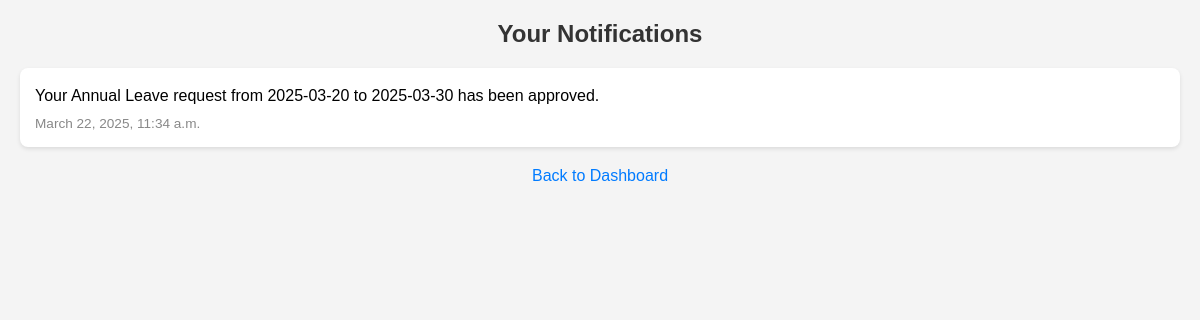
Page /notifications/ (signed in) on the committed database.
### myapp/models.py (models this page shows, shortened)
class Notification(models.Model):
    employee = models.ForeignKey(Employee, on_delete=models.CASCADE)
    message = models.CharField(max_length=255)
    created_at = models.DateTimeField(auto_now_add=True)
    is_read = models.BooleanField(default=False)

### myapp/views.py (the view)
# urls.py: path('notifications/', notifications, name='notifications'),
@login_required
def notifications(request):
    notifications = Notification.objects.filter(employee=request.user).order_by('-created_at')
    unread = notifications.filter(is_read=False)
    unread.update(is_read=True)
    return render(request, 'employees/notifications.html', {'notifications': notifications})

### myapp/templates/employees/notifications.html (shortened to what this page needs)
{% load static %}
<!DOCTYPE html>
<html lang="en">
<head>
</head>
<body>
    <h2>Your Notifications</h2>
    {% if notifications %}
        <ul class="notifications-list">
            {% for notification in notifications %}
            <li class="{% if not notification.is_read %}unread{% endif %}">
                <p>{{ notification.message }}</p>
                <small>{{ notification.created_at }}</small>
            </li>
            {% endfor %}
        </ul>
    {% else %}
        <p>No notifications.</p>
    {% endif %}
    <a href="{% url 'dashboard' %}">Back to Dashboard</a>
</body>
</html>

### myapp/templates/employees/notifications.html (style rules this page uses)
body { font-family: sans-serif; margin: 20px; background-color: #f4f4f4; }
h2 { color: #333; margin-bottom: 20px; text-align: center; }
.notifications-list { list-style: none; padding: 0; margin: 0; background-color: #fff; box-shadow: 0 2px 4px rgba(0, 0, 0, 0.1); border-radius: 8px; overflow: hidden; }
.notifications-list li { padding: 15px; border-bottom: 1px solid #eee; }
.notifications-list li:last-child { border-bottom: none; }
.notifications-list p { margin: 0 0 5px 0; line-height: 1.6; }
.notifications-list small { color: #888; font-size: 0.85em; }
a { display: block; text-align: center; margin-top: 20px; text-decoration: none; color: #007bff; }
p { line-height: 1.6; margin-bottom: 10px; }

### rows in the picture
Notification: message "Your Annual Leave request from 2025-03-20 to 2025-03-30 has been approved.", created_at "March 22, 2025, 11:34 a.m."
